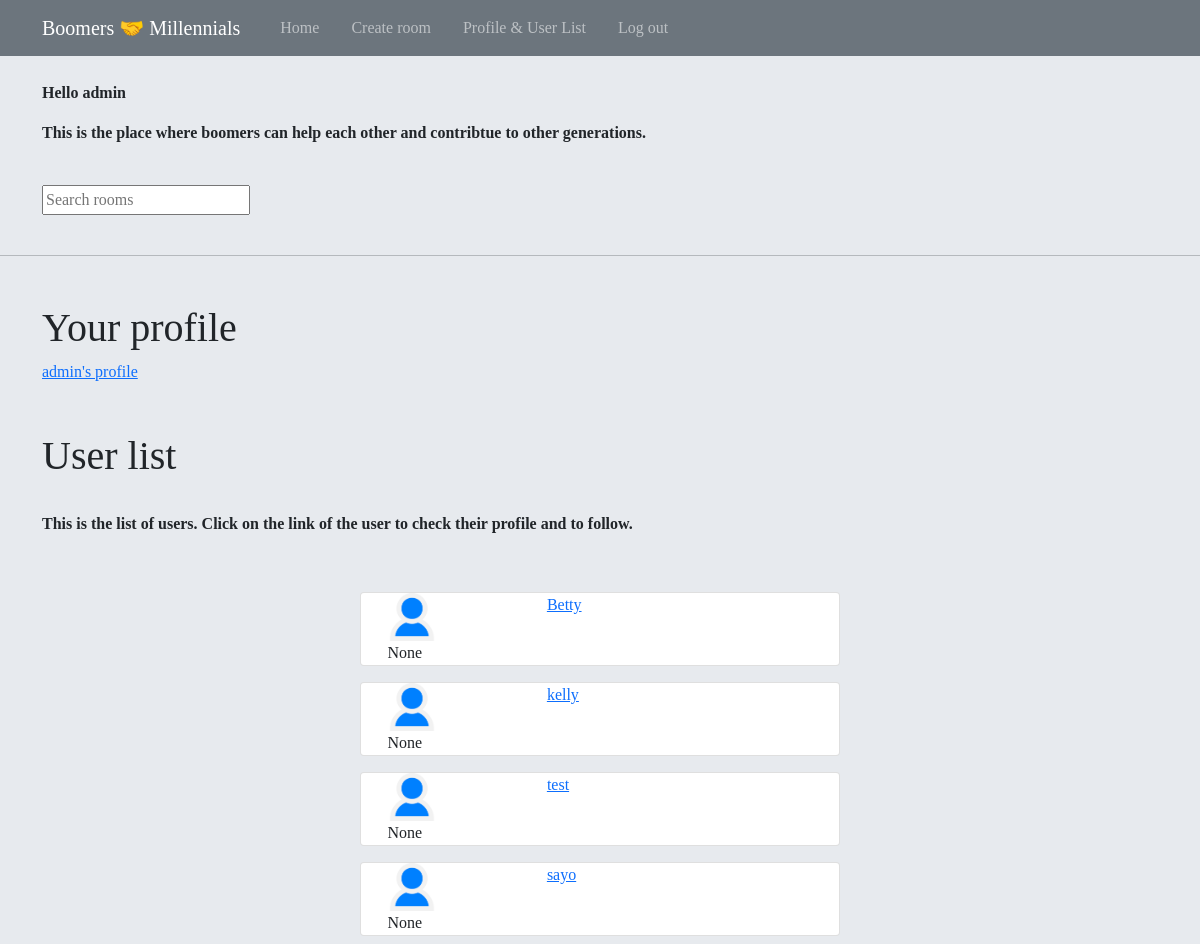
The page /profile/ (signed in) on the database as committed earlier.
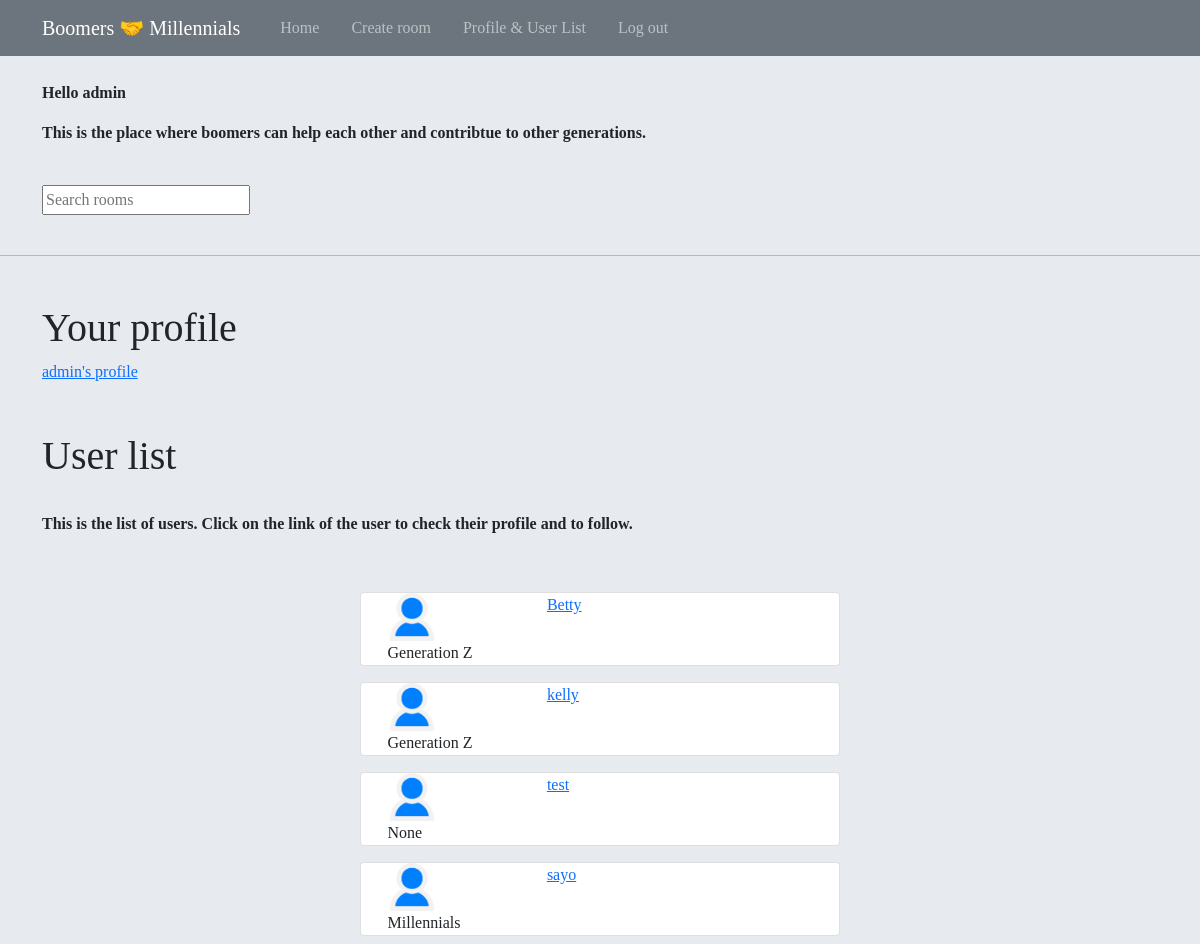
The same page on the database as committed later.
### app/models.py (models this page shows, shortened)
class Profile(models.Model):
    user = models.OneToOneField(User, null=True, on_delete=models.CASCADE)
    name =models.CharField(max_length=200, null=True)
    follows = models.ManyToManyField("self", related_name="followed_by",symmetrical=False,blank=True)
    bio = models.TextField(null=True, blank=True)
    image = models.ImageField(null=True, blank =True, upload_to='images', default='default-profile-image.png')
    skill = models.CharField(max_length =100, null=True,blank=True)
    generation = models.CharField(max_length =50, null=True,blank=True)
    USERNAME_FIELD = 'user'
    REQUIRED_FIELDS = []

### app/views.py (the view)
# urls.py: path('profile/', views.profile, name="profile"),
def profile(request):
    user= Profile.objects.filter(user=request.user).first()
    profile = Profile.objects.exclude(user=request.user)
    return render(request, "app/profile.html", {"profile3": profile,'user':user})

### app/templates/app/profile.html (shortened to what this page needs)
{% extends 'main.html' %}
{% load static %}
{% block content %}
<div class ="container my-5">
    <h1> Your profile </h1>
    {% if request.user %}
     <a href="{% url 'user-profile' user.id %}"> {{request.user}}'s profile</a>
   {% endif %}
 </div>
<div class ="container my-5">
<h1> User list</h1>
<br>
<P> <b>This is the list of users. Click on the link of the user to check their profile and to follow.</b></P>
</div>
{% for profile in profile3 %}
<div class ="home-container">
    <div></div>
        <div class="card my-2">
            <div class="card-content">
                <div></div>
                <div>
                <img src ="{% static 'images/default-profile-image.png' %}" alt ="placeholder image" height= 48px>
                </div>
                <div class="card-content">
                    <a href="{% url 'user-profile' profile.id %}">
                    {{profile.user.username}}
                </div>
                    {{profile.generation}}
                </div>
        </div>
    <div>
    </div>
</div>
{% endfor %}
{% endblock content %}

Rows that differ between the two databases and show on the page:
changed Profile "Betty": generation "None" → "Generation Z"
changed Profile "kelly": generation "None" → "Generation Z"
changed Profile "sayo": generation "None" → "Millennials"
